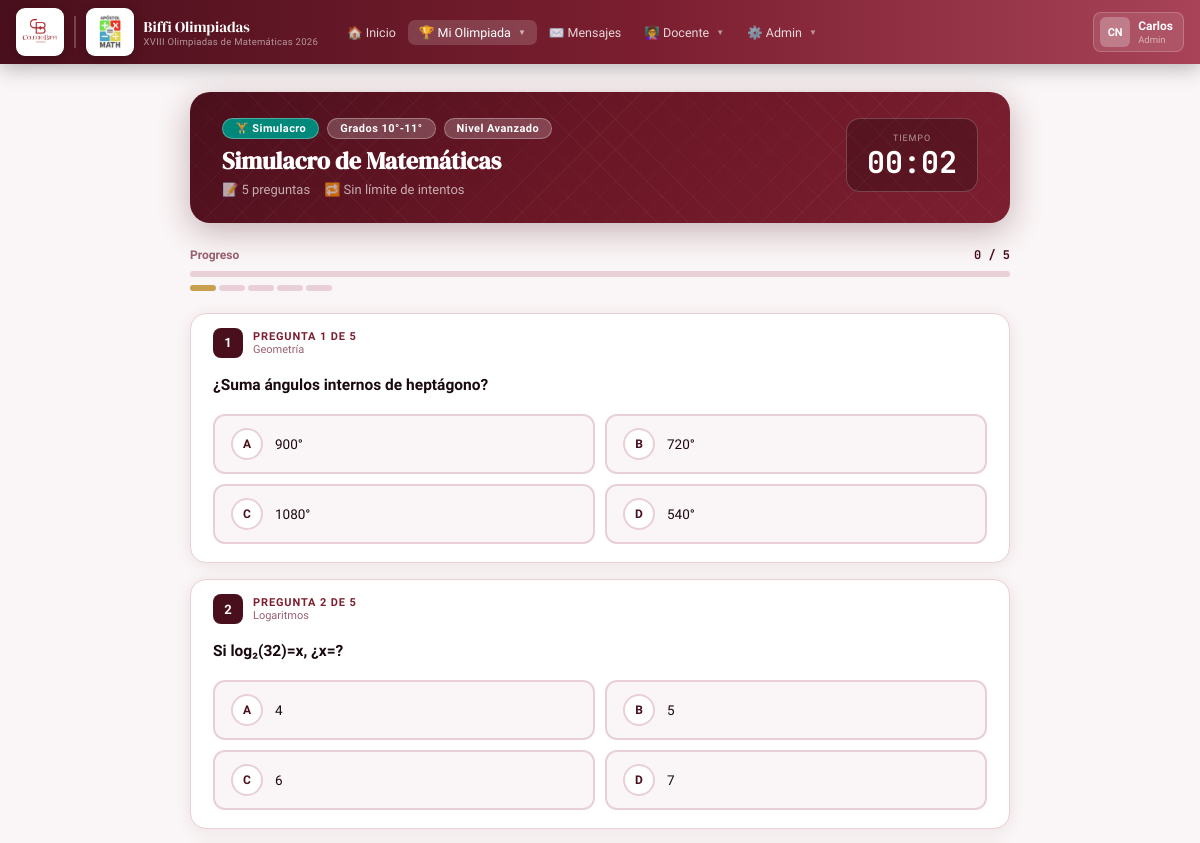
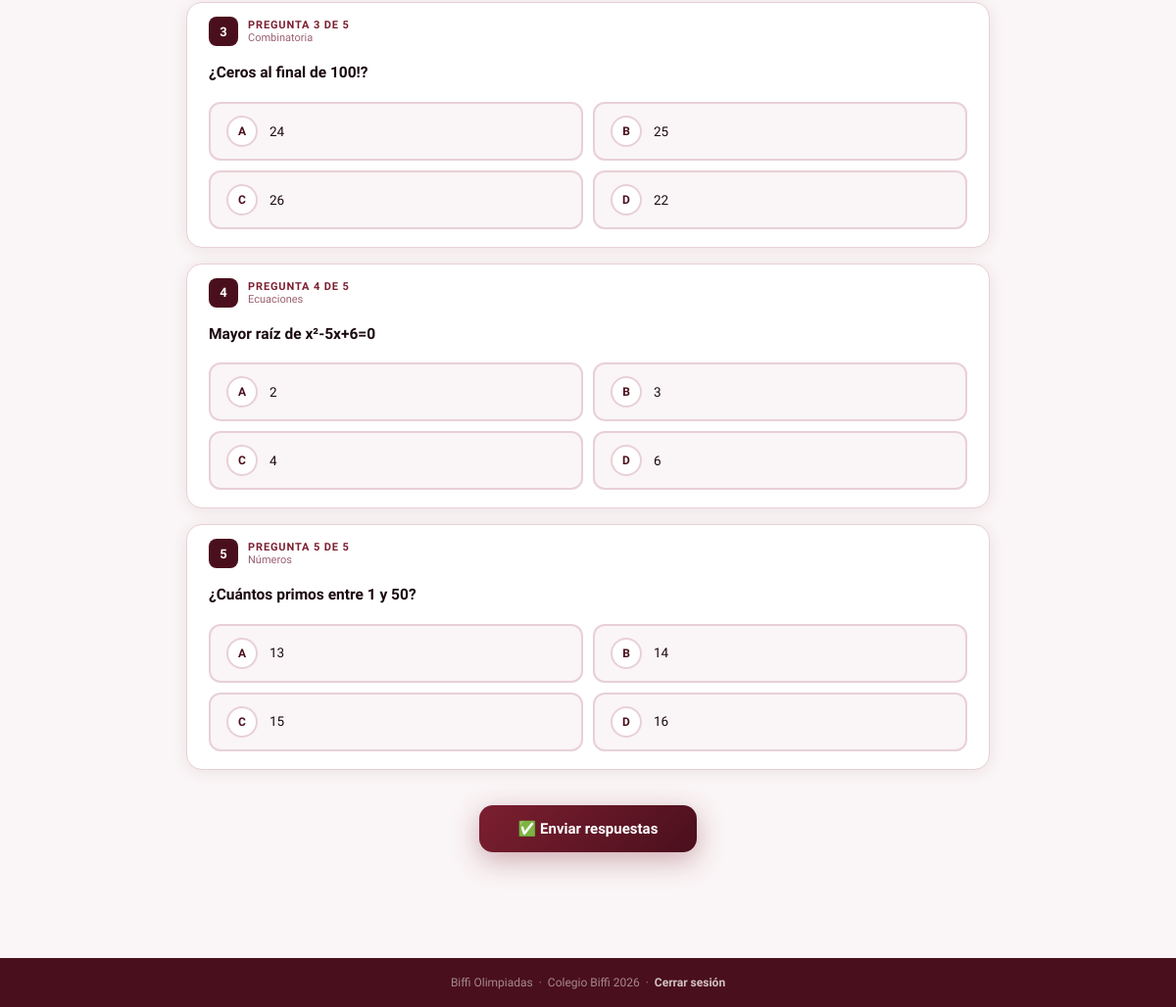
The page /simulacro.php?tipo=simulacro&nivel=avanzado (signed in) on the database its author committed (2 pictures, top to bottom).
### tables this page shows
CREATE TABLE IF NOT EXISTS `preguntas` (
  `id`          INT AUTO_INCREMENT PRIMARY KEY,
  `pregunta`    TEXT NOT NULL,
  `imagen_url`  VARCHAR(500) DEFAULT '',
  `op1`         VARCHAR(300) NOT NULL,
  `op2`         VARCHAR(300) NOT NULL,
  `op3`         VARCHAR(300) NOT NULL,
  `op4`         VARCHAR(300) DEFAULT '',
  `correcta`    VARCHAR(300) NOT NULL,
  `nivel`       ENUM('basico','medio','avanzado') DEFAULT 'basico',
  `tema`        VARCHAR(100) DEFAULT 'General',
  `explicacion` TEXT DEFAULT NULL,
  `creado_en`   DATETIME DEFAULT CURRENT_TIMESTAMP
);

### includes/config.php (called while the page is built, shortened)
<?php
function sanitize($str){ return htmlspecialchars(trim($str), ENT_QUOTES, 'UTF-8'); }
function grupoDeGrado(?int $grado): string {
    if($grado === null) return '10-11';
    return '10-11';
}
function miGrupo(): string {
    return grupoDeGrado($_SESSION['grado'] ?? null);
}
function etiquetaGrupo(string $g): string {
    return ['4-5'=>'Grados 4°-5°','6-7'=>'Grados 6°-7°',
            '8-9'=>'Grados 8°-9°','10-11'=>'Grados 10°-11°'][$g] ?? $g;
}
function intentosRestantes($pdo, int $uid, string $tipo, string $grupo, ?string $nivel=null): int {
    if($tipo === 'simulacro') return -1;
}
function tiposPrueba(): array {
    return [
        'simulacro'     => ['🏋️',  'Simulacro',           'Práctica libre, sin límite de tiempo'],
        'clasificatoria'=> ['🎯',  'Prueba Clasificatoria','Selecciona a los mejores'],
        'selectiva'     => ['⭐',  'Prueba Selectiva',     'Segunda fase oficial'],
        'final'         => ['🏆',  'Prueba Final',         'Gran final de las olimpiadas'],
    ];
}
function colorTipo(string $t): string {
    return ['simulacro'=>'#00897b','clasificatoria'=>'#7C1F30',
            'selectiva'=>'#C8A050','final'=>'#f57c00'][$t] ?? '#7C1F30';
}
?>

### simulacro.php (the view, shortened to what this page needs)
<?php
require_once 'includes/config.php';
$nivel = $_GET['nivel'] ?? 'basico';
$tipo  = $_GET['tipo']  ?? 'simulacro';
$mi_grupo = miGrupo();
$cfg_row = null;
try {
    $sc = $pdo->prepare("SELECT * FROM pruebas_config WHERE tipo_prueba=? AND grupo_grado=?");
    $sc->execute([$tipo,$mi_grupo]); $cfg_row=$sc->fetch();
} catch(\Exception $e){}
$tiempo_limite  = $cfg_row['tiempo_limite_min'] ?? null;
$num_preg       = $cfg_row['num_preguntas']     ?? 10;
$max_intentos   = isset($cfg_row['max_intentos']) ? (int)$cfg_row['max_intentos'] : 0;
$intentos_rest  = intentosRestantes($pdo, (int)$_SESSION['user_id'], $tipo, $mi_grupo, $nivel);
$preguntas = [];
if(empty($bloqueado)){
    $stmt = $pdo->prepare("SELECT * FROM preguntas WHERE nivel=? AND grupo_grado=? AND tipo_prueba=? ORDER BY RAND() LIMIT ".intval($num_preg));
    $stmt->execute([$nivel,$mi_grupo,$tipo]);
    $preguntas = $stmt->fetchAll();
}
$resultado = null;
$niveles_lbl=['basico'=>'Básico','medio'=>'Medio','avanzado'=>'Avanzado'];
$tipos_info=tiposPrueba();
$tipo_info=$tipos_info[$tipo]??['🏋️','Simulacro',''];
require_once 'includes/header.php';
?>
<div class="quiz-wrap">
<?php if(!empty($bloqueado) && !isset($resultado)): ?>
<div style="max-width:500px;margin:60px auto;background:white;border-radius:20px;
  padding:48px 36px;text-align:center;box-shadow:0 12px 48px rgba(74,15,28,.15);
  border:2px solid #ffcdd2;">
  <div style="font-size:72px;margin-bottom:16px">🔒</div>
  <h2 style="font-family:'DM Serif Display',serif;font-size:26px;color:#c0392b;margin-bottom:10px">
    Prueba bloqueada
  </h2>
  <p style="font-size:14.5px;color:#7a3030;max-width:340px;margin:0 auto 10px;line-height:1.7">
    Ya completaste el número máximo de intentos permitidos para la
    <strong><?=$tipo_info[1]?></strong> nivel <strong><?=$niveles_lbl[$nivel]?></strong>.
  </p>
  <?php if($max_intentos>0): ?>
  <p style="font-size:13px;color:#9a6070;margin-bottom:24px">
    Límite: <strong><?=$max_intentos?> intento<?=$max_intentos!=1?'s':''?></strong>
  </p>
  <?php endif ?>
  <p style="font-size:13px;color:#bbb;margin-bottom:24px">
    Si necesitas más intentos, comunícate con tu docente.
  </p>
  <div style="display:flex;gap:10px;justify-content:center;flex-wrap:wrap">
    <a href="mensajes.php" class="btn btn-outline" style="border-color:#e53935;color:#e53935">✉️ Contactar docente</a>
    <a href="pruebas.php?tipo=<?=$tipo?>" class="btn btn-outline">← Cambiar nivel</a>
    <a href="curso.php" class="btn btn-v">← Volver al curso</a>
  </div>
</div>
<?php else: ?>
<div class="quiz-header">
  <div class="qh-left">
    <div class="qh-tipo">
      <span class="qh-tipo-badge" style="background:<?=colorTipo($tipo)?>"><?=$tipo_info[0]?> <?=$tipo_info[1]?></span>
      <span class="qh-tipo-badge"><?=etiquetaGrupo($mi_grupo)?></span>
      <span class="qh-tipo-badge">Nivel <?=$niveles_lbl[$nivel]?></span>
    </div>
    <h1 class="qh-title"><?=$tipo_info[1]?> de Matemáticas</h1>
    <div class="qh-meta">
      <span>📝 <?=count($preguntas)?> preguntas</span>
      <?php if($intentos_rest > 0): ?><span style="color:rgba(255,220,100,.95);font-weight:700">🔁 <?=$intentos_rest?> intento<?=$intentos_rest!==1?'s':''?> restante<?=$intentos_rest!==1?'s':''?></span>
      <?php elseif($intentos_rest < 0): ?><span>🔁 Sin límite de intentos</span><?php endif ?>
    </div>
  </div>
  <div class="timer-box" id="timer-box">
    <div class="timer-label"><?=$tiempo_limite?'Tiempo restante':'Tiempo'?></div>
    <div class="timer-display" id="td"><?=$tiempo_limite?sprintf('%02d:00',$tiempo_limite):'00:00'?></div>
  </div>
</div>
<div class="prog-wrap">
  <div class="prog-header">
    <span class="prog-label">Progreso</span>
    <span class="prog-count" id="prog-count">0 / <?=count($preguntas)?></span>
  </div>
  <div class="prog-track"><div class="prog-fill" id="prog-fill" style="width:0%"></div></div>
  <div class="prog-steps" id="steps">
    <?php foreach($preguntas as $i=>$p): ?>
    <div class="ps <?=$i===0?'current':''?>" id="step-<?=$i?>" title="Pregunta <?=$i+1?>"></div>
    <?php endforeach ?>
  </div>
</div>
<?php if(empty($preguntas)): ?>
<div class="no-preg">
  <span>📭</span>
  <h3 style="font-size:17px;font-weight:700;color:var(--vd);margin-bottom:8px">Sin preguntas disponibles</h3>
  <p style="font-size:14px;color:#9a6070;margin-bottom:20px">
    No hay preguntas de <strong><?=$tipo_info[1]?></strong> nivel <strong><?=$niveles_lbl[$nivel]?></strong> para <strong><?=etiquetaGrupo($mi_grupo)?></strong>.
    <?php if(puedeEditarPruebas()): ?><br><a href="editor_simulacro.php?grupo=<?=$mi_grupo?>&tipo=<?=$tipo?>" style="color:var(--v);font-weight:700">Agregar preguntas →</a><?php else: ?><br>El docente las agregará pronto.<?php endif ?>
  </p>
  <a href="curso.php" class="btn btn-v">← Volver al curso</a>
</div>
<?php else: ?>
<form method="POST" id="qf">
  <?php $letras=['A','B','C','D']; foreach($preguntas as $i=>$p):
    $ops=array_filter([$p['op1'],$p['op2'],$p['op3'],$p['op4']]);
  ?>
  <div class="qcard" id="qc-<?=$i?>">
    <div class="qcard-head">
      <div class="qcard-num"><?=$i+1?></div>
      <div class="qcard-meta">
        <div class="qcard-num-lbl">Pregunta <?=$i+1?> de <?=count($preguntas)?></div>
        <div class="qcard-tema"><?=sanitize($p['tema'])?></div>
      </div>
    </div>
    <div class="qcard-body">
      <div class="qtext math-render"><?=htmlspecialchars_decode(htmlspecialchars($p['pregunta'],ENT_NOQUOTES))?></div>
      <div class="opts">
        <?php foreach(array_values($ops) as $j=>$op): ?>
        <label class="opt" onclick="markStep(<?=$i?>)">
          <span class="opt-c"><?=$letras[$j]?></span>
          <span class="opt-t math-render"><?=htmlspecialchars_decode(htmlspecialchars($op,ENT_NOQUOTES))?></span>
        </label>
        <?php endforeach ?>
      </div>
    </div>
  </div>
  <?php endforeach ?>
  <div class="submit-wrap">
    <button type="button" class="btn-submit" onclick="submitQuiz()">
      ✅ Enviar respuestas
    </button>
  </div>
</form>
<?php endif ?>
<?php endif ?>
</div>
<?php require_once 'includes/footer.php'; ?>

### includes/header.php (style rules this page uses)
:root { --v:#7C1F30;--vd:#4A0F1C;--vl:#A84358;--vp:#F5E8EB; --gold:#C8A050;--ink:#1A0A0F;--mist:#FAF5F6;--white:#fff; --green:#2E7D52;--border:#E8D0D6; --sh:0 4px 24px rgba(74,15,28,.10);--shh:0 12px 40px rgba(124,31,48,.20); }
*,*::before,*::after { margin:0;padding:0;box-sizing:border-box }
body { font-family:'Sora',sans-serif;background:var(--mist);color:var(--ink);min-height:100vh }

### rows shown on the page
preguntas: count($preguntas) "5", tema "Geometría", pregunta "¿Suma ángulos internos de heptágono?", j "A", op "900°", j "B", op2 "720°", j "C", op3 "1080°", j "D", op4 "540°"
preguntas: count($preguntas) "5", tema "Logaritmos", pregunta "Si log₂(32)=x, ¿x=?", j "A", op1 "4", j "B", op "5", j "C", op3 "6", j "D", op4 "7"
preguntas: count($preguntas) "5", tema "Combinatoria", pregunta "¿Ceros al final de 100!?", j "A", op "24", j "B", op2 "25", j "C", op3 "26", j "D", op "22"
preguntas: count($preguntas) "5", tema "Ecuaciones", pregunta "Mayor raíz de x²-5x+6=0", j "A", op1 "2", j "B", op "3", j "C", op3 "4", j "D", op4 "6"
preguntas: count($preguntas) "5", tema "Números", pregunta "¿Cuántos primos entre 1 y 50?", j "A", op1 "13", j "B", op2 "14", j "C", op "15", j "D", op4 "16"

### other values the page prints
$_iniciales "CN"
$_nombre "Carlos"
$rol_actual "Admin"
$tipo_info[0] "🏋️"
$tipo_info[1] "Simulacro"
etiquetaGrupo($mi_grupo) "Grados 10°-11°"
$niveles_lbl[$nivel] "Avanzado"
count($preguntas) "5"
